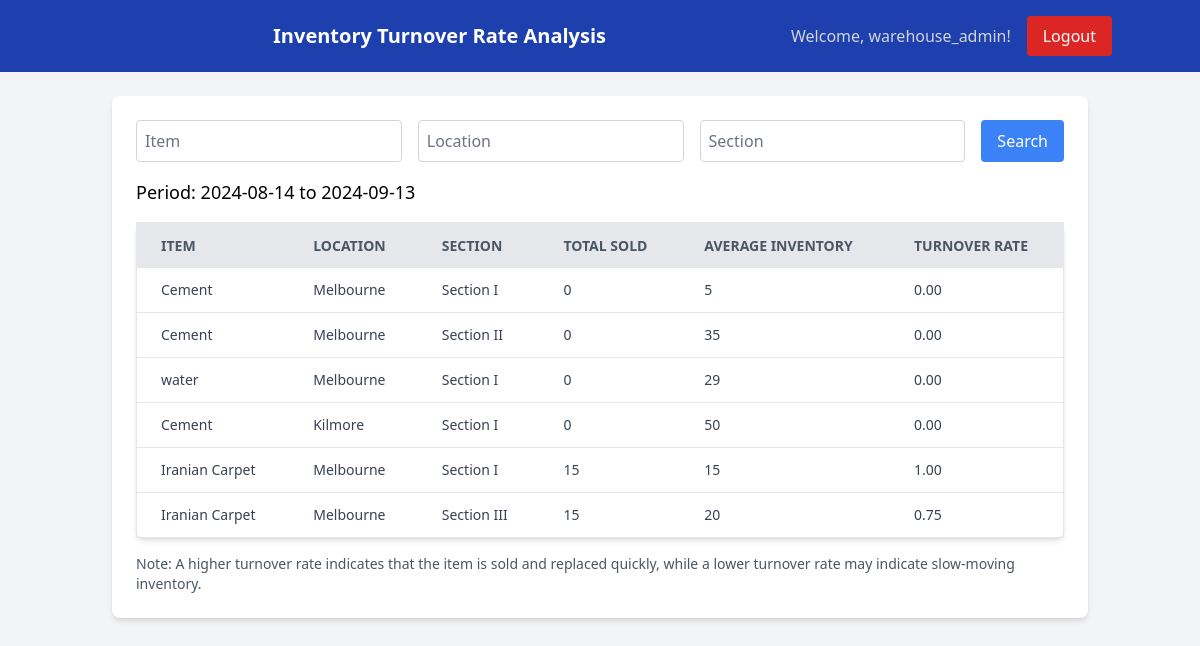
Page /inventory/inventory_turnover/ (signed in) on the committed database.
### inventory/models.py (models this page shows, shortened)
class Item(models.Model):
    name = models.CharField(max_length=100)
    sku = models.CharField(max_length=100, unique=True)
    description = models.TextField(default="No description provided")

class Inventory(models.Model):
    LOCATION_CHOICES = [
        ('Melbourne', 'Melbourne'),
        ('Kilmore', 'Kilmore'),
        ('Stawell', 'Stawell'),
        ('Shepparton', 'Shepparton'),
        ('Hamilton', 'Hamilton'),
    ]
    SECTION_CHOICES = [
        ('Section I', 'Section I'),
        ('Section II', 'Section II'),
        ('Section III', 'Section III'),
        ('Section IV', 'Section IV'),
        ('Section V', 'Section V'),
    ]
    item = models.ForeignKey(Item, on_delete=models.CASCADE)
    quantity = models.PositiveIntegerField()
    location = models.CharField(max_length=20, choices=LOCATION_CHOICES)
    section = models.CharField(max_length=20, choices=SECTION_CHOICES, default='Section I')
    replenishment_threshold = models.PositiveIntegerField(default=10)

### inventory/views.py (the view)
# urls.py: path('inventory_turnover/', views.inventory_turnover, name='inventory_turnover'),
@login_required
def inventory_turnover(request):
    end_date = datetime.now()
    start_date = end_date - timedelta(days=30)
    items_sold = Order.objects.filter(date__range=[start_date, end_date]).values('item').annotate(total_sold=Sum('quantity'))
    inventory_levels = Inventory.objects.all()
    item_name = request.GET.get('item', '')
    location = request.GET.get('location', '')
    section = request.GET.get('section', '')
    if item_name:
        inventory_levels = inventory_levels.filter(item__name__icontains=item_name)
    if location:
        inventory_levels = inventory_levels.filter(location__icontains=location)
    if section:
        inventory_levels = inventory_levels.filter(section__icontains=section)
    turnover_data = []
    for inventory_item in inventory_levels:
        item_sales = next((item['total_sold'] for item in items_sold if item['item'] == inventory_item.item.id), 0)
        average_inventory = inventory_item.quantity
        turnover_rate = item_sales / average_inventory if average_inventory > 0 else 0
        turnover_data.append({
            'item': inventory_item.item.name,
            'location': inventory_item.location,
            'section': inventory_item.section,
            'total_sold': item_sales,
            'average_inventory': average_inventory,
            'turnover_rate': turnover_rate,
        })
    is_manager = request.user.groups.filter(name='warehouse_managers').exists()
    is_staff = request.user.groups.filter(name='warehouse_staff').exists()
    return render(request, 'inventory/inventory_turnover.html', {
        'turnover_data': turnover_data,
        'start_date': start_date,
        'end_date': end_date,
        'is_manager': is_manager,
        'is_staff': is_staff,
    })

### templates/inventory/inventory_turnover.html (shortened to what this page needs)
<!DOCTYPE html>
<html lang="en">
<head>
    {% load static tailwind_tags %}
    <link href="https://cdn.jsdelivr.net/npm/tailwindcss@2.2.19/dist/tailwind.min.css" rel="stylesheet">
    {% tailwind_css %}
</head>
<body class="bg-gray-100 font-sans">
    <header class="bg-blue-800 text-white p-4">
        <div class="container mx-auto flex justify-between items-center">
            <h1 class="text-xl font-semibold">Inventory Turnover Rate Analysis</h1>
            <div class="flex items-center space-x-4">
                <span class="text-gray-300">Welcome, {{ user.username }}!</span>
                <a href="{% url 'logout' %}" class="bg-red-600 hover:bg-red-700 text-white py-2 px-4 rounded">Logout</a>
            </div>
        </div>
    </header>
    <main class="container mx-auto p-6">
        <div class="bg-white shadow-md rounded-lg p-6 mb-6">
            <form method="get" class="flex space-x-4 mb-4">
                <input type="text" name="item" placeholder="Item" value="{{ request.GET.item }}" class="border border-gray-300 p-2 rounded w-full">
                <input type="text" name="location" placeholder="Location" value="{{ request.GET.location }}" class="border border-gray-300 p-2 rounded w-full">
                <input type="text" name="section" placeholder="Section" value="{{ request.GET.section }}" class="border border-gray-300 p-2 rounded w-full">
                <button type="submit" class="bg-blue-500 hover:bg-blue-600 text-white py-2 px-4 rounded">Search</button>
            </form>
            <p class="text-lg font-medium mb-4">Period: {{ start_date|date:"Y-m-d" }} to {{ end_date|date:"Y-m-d" }}</p>
            <table class="min-w-full bg-white border border-gray-200 rounded-lg shadow-md">
                <thead>
                    <tr class="bg-gray-200 text-gray-600 uppercase text-sm leading-normal">
                        <th class="py-3 px-6 text-left">Item</th>
                        <th class="py-3 px-6 text-left">Location</th>
                        <th class="py-3 px-6 text-left">Section</th>
                        <th class="py-3 px-6 text-left">Total Sold</th>
                        <th class="py-3 px-6 text-left">Average Inventory</th>
                        <th class="py-3 px-6 text-left">Turnover Rate</th>
                    </tr>
                </thead>
                <tbody class="text-gray-700 text-sm font-light">
                    {% for data in turnover_data %}
                        <tr class="border-b border-gray-200 hover:bg-gray-100">
                            <td class="py-3 px-6">{{ data.item }}</td>
                            <td class="py-3 px-6">{{ data.location }}</td>
                            <td class="py-3 px-6">{{ data.section }}</td>
                            <td class="py-3 px-6">{{ data.total_sold }}</td>
                            <td class="py-3 px-6">{{ data.average_inventory }}</td>
                            <td class="py-3 px-6">{{ data.turnover_rate|floatformat:2 }}</td>
                        </tr>
                    {% endfor %}
                </tbody>
            </table>
            <p class="mt-4 text-sm text-gray-600">
                Note: A higher turnover rate indicates that the item is sold and replaced quickly, while a lower turnover rate may indicate slow-moving inventory.
            </p>
        </div>
    </main>
</body>
</html>

### rows in the picture
Item: item "Cement" "Cement" "Cement"
Inventory: location "Melbourne", section "Section I"
Inventory: location "Melbourne", section "Section II"
Item: item "water"
Inventory: location "Melbourne", section "Section I"
Inventory: location "Kilmore", section "Section I"
Item: item "Iranian Carpet" "Iranian Carpet"
Inventory: location "Melbourne", section "Section I"
Inventory: location "Melbourne", section "Section III"

### other values in the picture
{{ user.username }} "warehouse_admin"
{{ data.total_sold }} "0" "0" "0" "0" "15" "15"
{{ data.average_inventory }} "5" "35" "29" "50" "15" "20"
{{ data.turnover_rate|floatformat:2 }} "0.00" "0.00" "0.00" "0.00" "1.00" "0.75"
